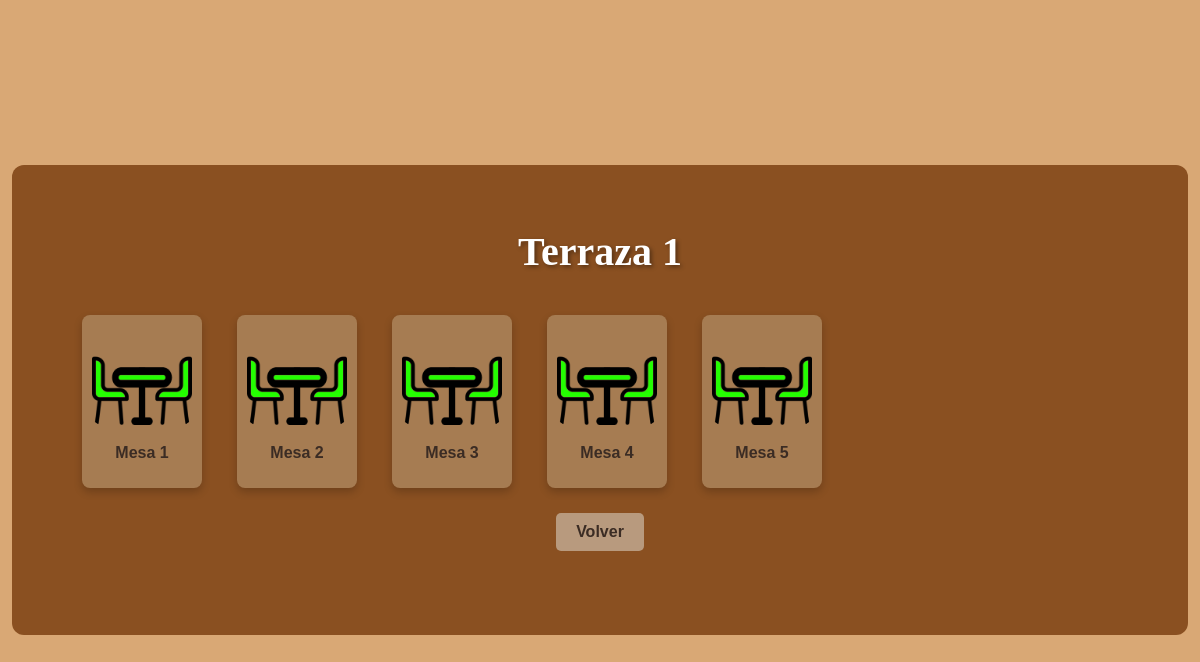
Screenshot of /salones/template.php?room_id=1 with the database file from the repository.
### tables this page shows
CREATE TABLE tbl_rooms (
    room_id INT PRIMARY KEY AUTO_INCREMENT,
    name_rooms VARCHAR(50) NOT NULL,
    capacity INT NOT NULL,
    description TEXT,
    image_path VARCHAR(255) DEFAULT NULL,   
    room_type ENUM('terraza', 'salon', 'vip') NOT NULL   
);

CREATE TABLE tbl_tables (
    table_id INT PRIMARY KEY AUTO_INCREMENT,
    room_id INT NOT NULL,
    table_number INT NOT NULL,
    capacity INT NOT NULL,
    status ENUM('free', 'occupied') DEFAULT 'free',   
    occupied_since DATETIME NULL,   
    image_path VARCHAR(255) DEFAULT NULL,   
    FOREIGN KEY (room_id) REFERENCES tbl_rooms(room_id) ON DELETE CASCADE
);

### salones/template.php (the view, shortened to what this page needs)
<?php
if (isset($_GET['room_id'])) {
    $roomId = $_GET['room_id'];
    include('../conexion/conexion.php');
    $sql = "SELECT room_id, name_rooms FROM tbl_rooms WHERE room_id = :room_id";
    $stmt = $conexion->prepare($sql);
    $stmt->bindParam(':room_id', $roomId, PDO::PARAM_INT);
    $stmt->execute();
    $sala = $stmt->fetch(PDO::FETCH_ASSOC);
    $sqlTables = "SELECT table_id, status FROM tbl_tables WHERE room_id = :room_id";
    $stmtTables = $conexion->prepare($sqlTables);
    $stmtTables->bindParam(':room_id', $roomId, PDO::PARAM_INT);
    $stmtTables->execute();
    $tables = $stmtTables->fetchAll(PDO::FETCH_ASSOC);
} else {
    echo "No se seleccionó ninguna sala.";
    exit();
}
?>
<!DOCTYPE html>
<html lang="es">
<head>
    <link rel="stylesheet" href="../styles.css">
</head>
<body>
    <div class="container">
        <h1><?= htmlspecialchars($sala['name_rooms']) ?></h1>
        <div class="tables-container">
            <?php foreach ($tables as $row): ?>
                <?php
                $tableId = $row['table_id'];
                $status = $row['status'];
                $imgSrc = ($status === 'occupied') ? '../img/salonRoja.webp' : '../img/salonVerde.webp';
                ?>
                <div class="table" onclick="openReservationModal(<?= $tableId ?>)">
                    <img src="<?= $imgSrc ?>" alt="Mesa <?= $tableId ?>">
                    <p>Mesa <?= $tableId ?></p>
                </div>
            <?php endforeach; ?>
        </div>
        <button class="logout-button" onclick="window.history.back()">Volver</button>
    </div>
</body>
</html>

### styles.css (style rules this page uses)
body { font-family: Arial, sans-serif; background-color: #d9a875; display: flex; justify-content: center; align-items: center; height: 100vh; margin: 0; }
.container { text-align: center; background-color: #8A5021; width: 88%; padding-left: 5%; padding-right: 5%; padding-top: 3%; padding-bottom: 7%; border-radius: 12px; position: relative; }
h1 { font-size: 40px; font-weight: bold; color: #fff; text-shadow: 2px 2px 4px rgba(0, 0, 0, 0.4); font-family: 'Arial Black', sans-serif; margin-bottom: 30px; }
button { padding: 10px 20px; border-radius: 5px; border: none; background-color: transparent; color: #3b2c24; font-weight: bold; font-size: 14px; cursor: pointer; transition: background-color 0.3s; }
.logout-button { margin-top: 15px; padding: 10px 20px; border-radius: 5px; border: none; background-color: #b89a7e; color: #3b2c24; font-weight: bold; font-size: 16px; cursor: pointer; }
h1 { font-family: 'Sancreek'; }
.table { background-color: #a67c52; padding: 10px; border-radius: 8px; text-align: center; box-shadow: 0px 4px 6px rgba(0, 0, 0, 0.2); width: 90%; transition: transform 0.3s; }
.table img { width: 20%; height: auto; margin-bottom: 10px; border-radius: 4px; }
.table p { font-weight: bold; color: #3b2c24; margin-top: 2%; }
.table { display: flex; flex-direction: column; align-items: center; border-radius: 10px; padding: 10px; box-shadow: 0 4px 8px rgba(0, 0, 0, 0.2); cursor: pointer; transition: transform 0.3s ease, box-shadow 0.3s ease; padding: 10px; border-radius: 8px; text-align: center; width: 100%; }

### salones/template.php (style rules this page uses)
.table { display: inline-block; margin: 10px; text-align: center; width: 100px; }
.table img { width: 100px; height: 100px; object-fit: cover; border-radius: 10px; }
.table p { margin-top: 5px; }
.tables-container { display: flex; flex-wrap: wrap; gap: 15px; }

### rows the page displays
tbl_rooms: name_rooms "Terraza 1"
tbl_tables: table_id "1"
tbl_tables: table_id "2"
tbl_tables: table_id "3"
tbl_tables: table_id "4"
tbl_tables: table_id "5"
